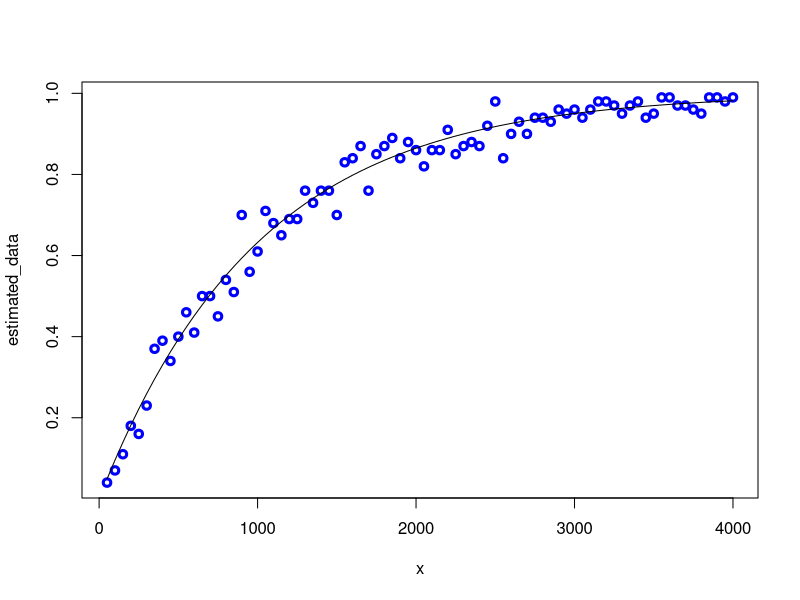
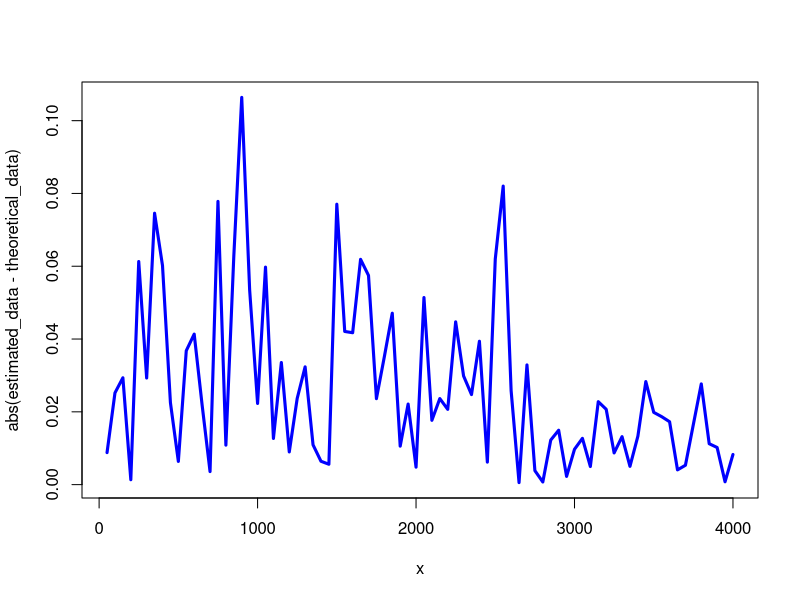

Generate these figures, in order, with R: (Note: a time limit stopped this script after it produced the figures.)
## ---- chunk 1
TIN <- 20

# set.seed(TIN) TODO: uncomment
## ---- chunk 2
TLN <- paste("0", TIN, sep = "")
## ---- chunk 3
P = matrix(c(
  0.9, 0.1, 0.0, 0.0,
  0.8, 0.1, 0.1, 0.0,
  0.9, 0.0, 0.0, 0.1,
  0.8, 0.1, 0.1, 0), nrow=4, byrow=T)

calculate_by_eigenvector <- function (probs) {
  left_eigenvector <- eigen(t(probs))$vectors[,1]
  return (sapply(left_eigenvector / sum(left_eigenvector), Re))
}

calculate_by_matrix_multiplication <- function (probs) {
  return ((probs %*% probs %*% probs %*% probs)[1, ])
}

cat("Transition probabilities (eigenvectors): ", calculate_by_eigenvector(P), "\n")
cat("Transition probabilities (matrices): ", calculate_by_matrix_multiplication(P))

## ---- chunk 4
estimate_probability <- Vectorize(function (m, n) {
  sample_data <- apply(
    replicate(m, sample(0:9, n, replace = T)), 2,
    function(x) grepl(TLN, paste(x, collapse = "")))
  return (length(sample_data[sample_data == TRUE]) / length(sample_data))
})

theoretical_probability <- function (n) 1 - ((1 - 0.001) ^ n)
## ---- chunk 5
x <- seq(50, 4000, by = 50)
estimated_data = estimate_probability(100, x)
theoretical_data = theoretical_probability(x)
## ---- chunk 6
plot(
  x,
  estimated_data, col ="blue", lwd = 3)
lines(
  x,
  theoretical_data)
## ---- chunk 7
plot(
  x,
  abs(estimated_data - theoretical_data), col ="blue", lwd = 3, type="l")
## ---- chunk 8
x <- seq(100, 1000, by = 100)
n <- 1000
m <- 100
estimated_data = apply(replicate(m, estimate_probability(x, n) - theoretical_probability(n)), 1, function (x) quantile(x, .95))
plot(
  x,
  estimated_data, col ="blue", lwd = 3, type="l")
abline(h = 0.03, col = "darkgreen")
## ---- chunk 9

calculate_length <- Vectorize(function() {
  values <- vector()
  length <- 0
  while (paste(values, collapse = "") != TLN) {
    values <- tail(append(values, sample(0:9, 1)), nchar(TLN))
    length <- length + 1
  }
  return (length)
})
mean(replicate(100, calculate_length()))
